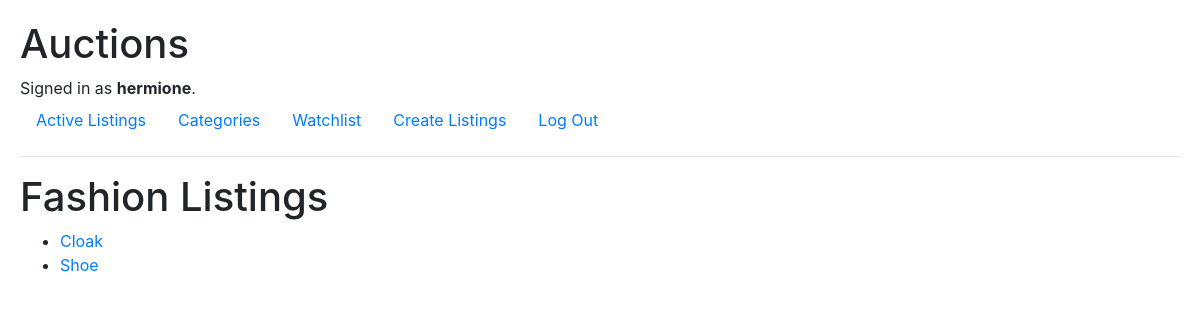
The page /categories/Fashion (signed in) on the database its author committed.
### auctions/models.py (models this page shows, shortened)
class User(AbstractUser):
    pass

class Category(models.Model):
    name = models.CharField(max_length=100)

class Listing(models.Model):
    title = models.CharField(max_length=64)
    image = models.URLField(default="", null=True, blank=True)
    description = models.CharField(max_length=100, null=True, blank=True)
    start_bid = models.IntegerField()
    date = models.DateTimeField(auto_now_add=True)
    category = models.ForeignKey(Category, on_delete=models.CASCADE, null=True, blank=True)
    creator = models.ForeignKey(User, on_delete=models.CASCADE, default="", related_name="creator", null=False)
    status = models.CharField(max_length=10, default='open', choices=[
        ('open', 'Open'),
        ('closed', 'Closed'),
    ])

### auctions/views.py (the view)
# urls.py: path('categories/<str:category_name>', views.category, name='category'),
@login_required
def category(request, category_name):
    category = Category.objects.get(name=category_name)
    listings = Listing.objects.filter(category=category)
    return render(request, "auctions/category.html", {
        "listings": listings,
        "category_name": category_name
    })

### auctions/templates/auctions/category.html
{% extends "auctions/layout.html" %}
{% block body %}
    <h1>{{ category_name }} Listings</h1>
    <ul>
        {% for listing in listings %}
            <li>
                <a href="{% url 'listing' listing.id %}">{{ listing.title }}</a>
            </li>
        {% empty %}
            <li>No listings in this category.</li>
        {% endfor %}
    </ul>
{% endblock %}

### auctions/templates/auctions/layout.html (shortened to what this page needs)
{% load static %}
<!DOCTYPE html>
<html lang="en">
    <head>
        <link rel="stylesheet" href="https://stackpath.bootstrapcdn.com/bootstrap/4.4.1/css/bootstrap.min.css">
        <link href="{% static 'auctions/styles.css' %}" rel="stylesheet">
    </head>
    <body>
        <h1>Auctions</h1>
        <div>
            {% if user.is_authenticated %}
                Signed in as <strong>{{ user.username }}</strong>.
            {% else %}
                Not signed in.
            {% endif %}
        </div>
        <ul class="nav">
            <li class="nav-item">
                <a class="nav-link" href="{% url 'active' %}">Active Listings</a>
            </li>
            {% if user.is_authenticated %}
                <li>
                    <a class="nav-link" href="{% url 'categories' %}">Categories</a>
                </li>
                <li>
                    <a class="nav-link" href="{% url 'watchlist' %}">Watchlist</a>
                </li>
                <li>
                    <a class="nav-link" href="{% url 'create_listing' %}">Create Listings</a>
                </li>
                <li class="nav-item">
                    <a class="nav-link" href="{% url 'logout' %}">Log Out</a>
                </li>
            {% endif %}
        </ul>
        <hr>
        {% block body %}
        {% endblock %}
    </body>
</html>

### auctions/static/auctions/styles.css (style rules this page uses)
body { padding: 20px; }

### rows shown on the page
User: username "hermione"
Category: name "Fashion"
Listing: title "Cloak"
Listing: title "Shoe"
